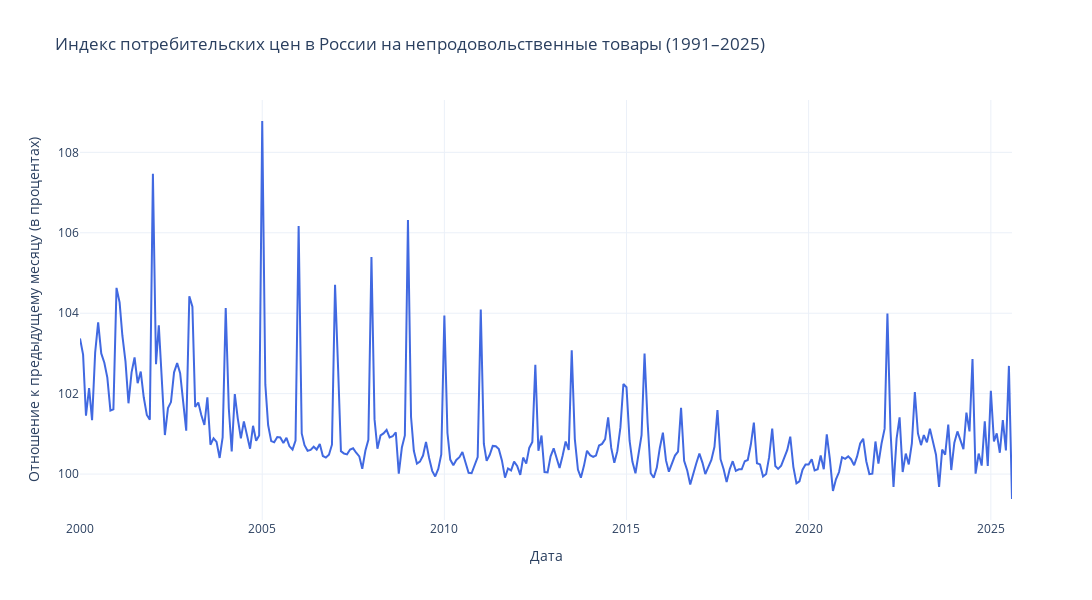

The notebook cell this image was saved under:
### Code cell
plot_2d_interactive(
    x=df_melted['date'],
    y=df_melted['ИПЦ'],
    xlabel="Дата",
    ylabel="Отношение к предыдущему месяцу (в процентах)",
    title=f"Индекс потребительских цен в России на непродовольственные товары (1991–2025)"
)

### Figure 1 — Plotly figure (JSON) as saved in the notebook; plotly's stock layout.template omitted (floating-point values rounded to 4 significant figures; data arrays with more than 128 entries replaced by an {"elided": "..."} marker saying what was removed)
{"data": [{"hovertemplate": "Дата: %{x}<br>Значение: %{y:.4f} <extra></extra>", "line": {"color": "royalblue", "width": 2}, "mode": "lines", "x": {"elided": "308 str values"}, "y": {"elided": "308 float values"}, "type": "scatter"}], "layout": {"title": {"text": "Индекс потребительских цен в России на непродовольственные товары (1991–2025)"}, "xaxis": {"title": {"text": "Дата"}}, "yaxis": {"title": {"text": "Отношение к предыдущему месяцу (в процентах)"}}, "hovermode": "x unified", "width": 1100, "height": 600}}
